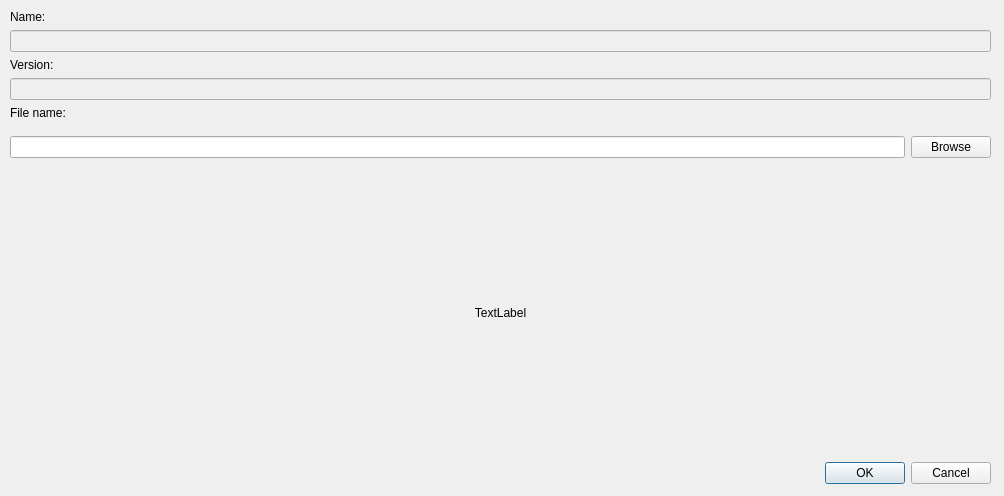
<?xml version="1.0" encoding="UTF-8"?>
<ui version="4.0">
 <class>ApplicationUploadCodeDialog</class>
 <widget class="QDialog" name="ApplicationUploadCodeDialog">
  <property name="geometry">
   <rect>
    <x>0</x>
    <y>0</y>
    <width>1004</width>
    <height>496</height>
   </rect>
  </property>
  <property name="windowTitle">
   <string>UploadApplicationCodeDialog</string>
  </property>
  <widget class="QDialogButtonBox" name="buttonBox">
   <property name="geometry">
    <rect>
     <x>700</x>
     <y>460</y>
     <width>291</width>
     <height>26</height>
    </rect>
   </property>
   <property name="standardButtons">
    <set>QDialogButtonBox::Cancel|QDialogButtonBox::Ok</set>
   </property>
  </widget>
  <widget class="QWidget" name="gridLayoutWidget">
   <property name="geometry">
    <rect>
     <x>10</x>
     <y>10</y>
     <width>981</width>
     <height>441</height>
    </rect>
   </property>
   <layout class="QGridLayout" name="gridLayout" rowstretch="0,0,0,0,0,0,0,0,5">
    <item row="2" column="0">
     <widget class="QLineEdit" name="nameEdit">
      <property name="enabled">
       <bool>false</bool>
      </property>
     </widget>
    </item>
    <item row="1" column="0">
     <widget class="QLabel" name="nameLabel">
      <property name="text">
       <string>Name:</string>
      </property>
     </widget>
    </item>
    <item row="3" column="0">
     <widget class="QLabel" name="versionLabel">
      <property name="text">
       <string>Version:</string>
      </property>
     </widget>
    </item>
    <item row="8" column="0">
     <widget class="QLabel" name="dropLabel">
      <property name="text">
       <string>TextLabel</string>
      </property>
      <property name="alignment">
       <set>Qt::AlignCenter</set>
      </property>
     </widget>
    </item>
    <item row="4" column="0">
     <widget class="QLineEdit" name="versionEdit">
      <property name="enabled">
       <bool>false</bool>
      </property>
     </widget>
    </item>
    <item row="7" column="0">
     <layout class="QHBoxLayout" name="horizontalLayout">
      <property name="topMargin">
       <number>10</number>
      </property>
      <property name="bottomMargin">
       <number>10</number>
      </property>
      <item>
       <widget class="QLineEdit" name="filenameEdit"/>
      </item>
      <item>
       <widget class="QPushButton" name="browseButton">
        <property name="text">
         <string>Browse</string>
        </property>
       </widget>
      </item>
     </layout>
    </item>
    <item row="5" column="0">
     <widget class="QLabel" name="filenameLabel">
      <property name="text">
       <string>File name:</string>
      </property>
     </widget>
    </item>
   </layout>
  </widget>
 </widget>
 <resources/>
 <connections/>
</ui>
